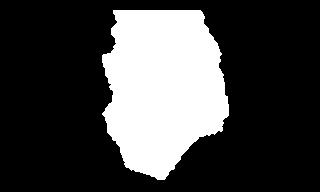
#> input picture wound_new/results/luka_hitam/mask_15.jpg, 320 x 192 px, given in place of mask_2.jpg, which was not available
$ python tes.py
#> lines starting #> are read from the running program, lines starting #| are printed output that depends on the picture
import tkinter as tk
from PIL import Image, ImageTk, ImageOps
import os

def convert_to_negative(image_path, save_folder, save_to_tulisan, mask_negative_filename):
    # Open the image using Pillow
#> called with image_path = 'results/luka_hitam/mask_2.jpg', save_folder = 'results/luka_hitam', mask_negative_filename = 'mask_r_2.jpg'
    original_image = Image.open(image_path)
#> original_image is the input picture: PIL image 320x192 L; min 0, max 255, mean 67.7

    # Convert the image to grayscale
    gray_image = ImageOps.grayscale(original_image)

    # Invert the grayscale image to create a negative
    negative_image = ImageOps.invert(gray_image)
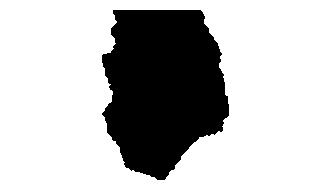
#> negative_image: PIL image 320x192 L; min 0, max 255, mean 187.3

    os.makedirs(save_folder, exist_ok=True)
    os.makedirs(save_to_tulisan, exist_ok=True)

    negative_image.save(os.path.join(save_folder, mask_negative_filename))
    negative_image.save(os.path.join(save_to_tulisan, mask_negative_filename))

# Replace "path/to/your/image.jpg" with the actual path to your image
image_name = "37"
arr_img = [2,4,5,6,7,8,14,15,17,18,19,20,22,26,27,28,29,33,37]
save_folder = f"results/luka_hitam"
save_to_tulisan = f"../docs/latex/gambar/hasil_segmentasi/luka_hitam"


for img_name in arr_img:
    image_path = f"results/luka_hitam/mask_{img_name}.jpg"
    mask_r_filename = f"mask_r_{img_name}.jpg"
    convert_to_negative(image_path, save_folder, save_to_tulisan, mask_r_filename)
#> pass 2 of the loop `for img_name in arr_img:`:
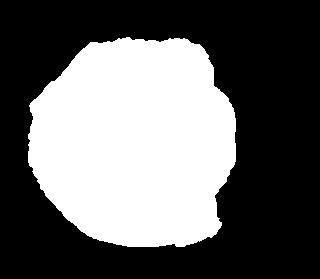
#> input picture wound_new/results/luka_hitam/mask_17.jpg, 320 x 279 px, given in place of mask_4.jpg, which was not available
#> in convert_to_negative, original_image is the input picture: PIL image 320x279 L; min 0, max 255, mean 100.5
#> in convert_to_negative (call 2), `negative_image = ImageOps.invert(gray_image)`:
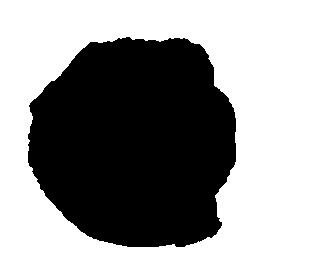
#> negative_image: PIL image 320x279 L; min 0, max 255, mean 154.5
#> (the run stopped early here; a loop or call above may not have finished)
